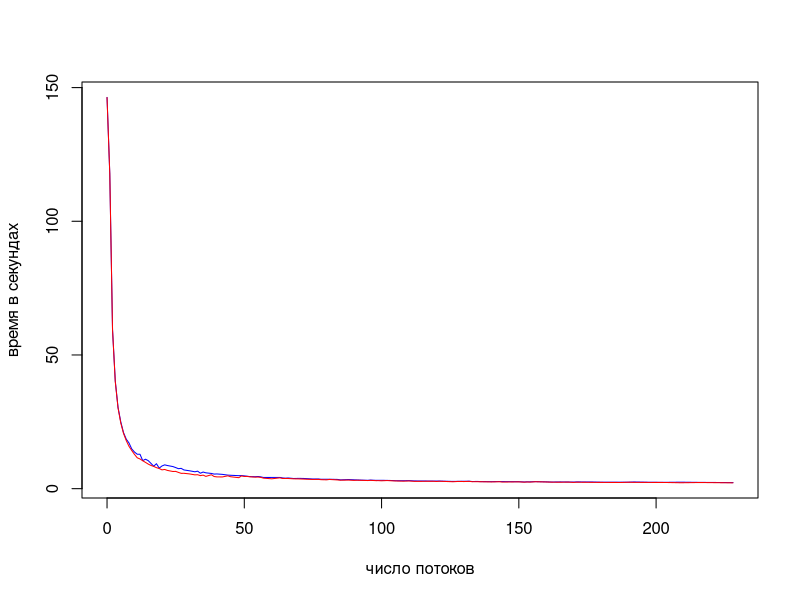
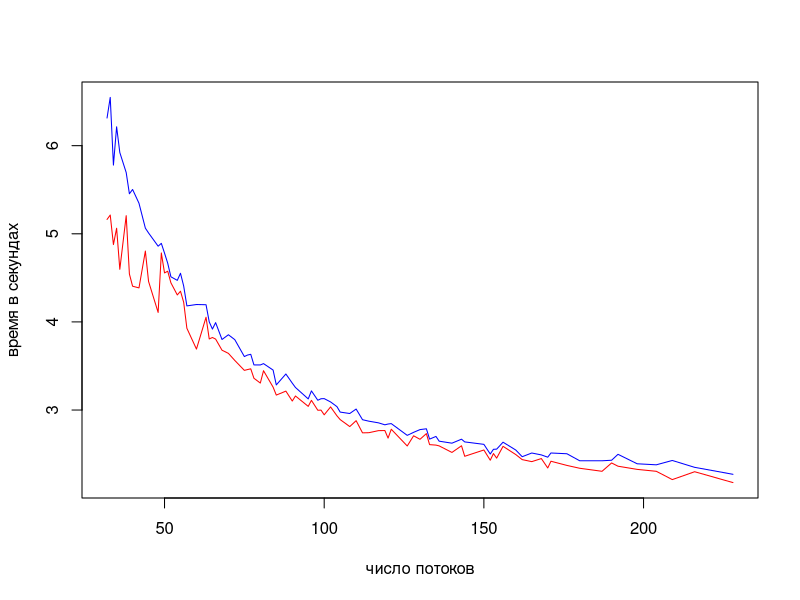
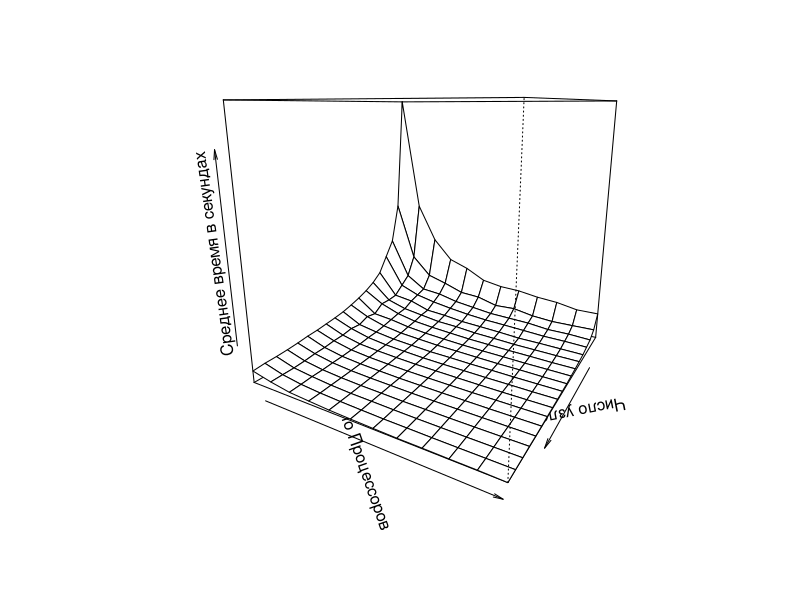

Generate these figures, in order, with R:
data = read.csv('timing.csv')
threads = c(0:228)
processors = unique(data$NumProcessors)
nodes = unique(data$NumNodes)
data_threads = data$NumNodes * data$NumProcessors

time_mean = c()
time_min = c()
for (t in threads) {
    cur_thread_data = sort(data[data_threads == t, "Time"])
    cur_thread_data = cur_thread_data[1:round(length(cur_thread_data) * 0.8)]

    time_mean = c(time_mean, mean(cur_thread_data))
    time_min = c(time_min, min(cur_thread_data))
}

png('all_values.png')
plot(threads[!is.na(time_mean)] , time_mean[!is.na(time_mean)], type='l', xlab='число потоков', ylab='время в секундах', col='blue')
lines(threads[!is.na(time_mean)], time_min[!is.na(time_mean)], col='red')
dev.off()

cut_first = function(x, n=30) {
    return (x[n:length(x)])
}

print (sprintf('Лучшее по среднему значению число потоков: %d', threads[which.min(time_mean)]))

threads = threads[!is.na(time_mean)]
time_min = time_min[!is.na(time_mean)]
time_mean = time_mean[!is.na(time_mean)]

threads = cut_first(threads)
time_mean = cut_first(time_mean)
time_min = cut_first(time_min)

png('fast_values.png')
plot(threads, time_mean, type='l', xlab='число потоков', ylab='время в секундах', col='blue', ylim=c(min(time_min), max(time_mean)))
lines(threads, time_min, col='red')
dev.off()


time_mean = matrix(nrow=length(nodes), ncol=length(processors) - 1)
nodes = cut_first(nodes, 1)
processors = cut_first(processors, 2)

for (n in nodes) {
    for (p in processors) {
        cur_data = sort(data[(data$NumNodes == n & data$NumProcessors == p) , "Time"])
        cur_data = cur_data[1:round(length(cur_data) * 0.8)]
        
        time_mean[n, p] = mean(cur_data)
    }
}

for (p in processors) {
    time_mean[4, p] = (time_mean[3, p] + time_mean[5, p]) / 2
}

nodes = sort(c(nodes, 4))
nodes = cut_first(nodes, 2)

png('plot_in_3d.png')
persp(nodes, processors, time_mean, theta=120, xlab="Число узлов", ylab="Число Процессоров", zlab="Среднее время в секундах")
dev.off()

nodes = cut_first(nodes, 5)
processors = cut_first(processors, 5)

time_mean = time_mean[5:nrow(time_mean), 5:ncol(time_mean)]

#persp(nodes, processors, time_mean, theta=45, xlab="Число узлов", ylab="Число Процессоров", zlab="Среднее время в секундах")
